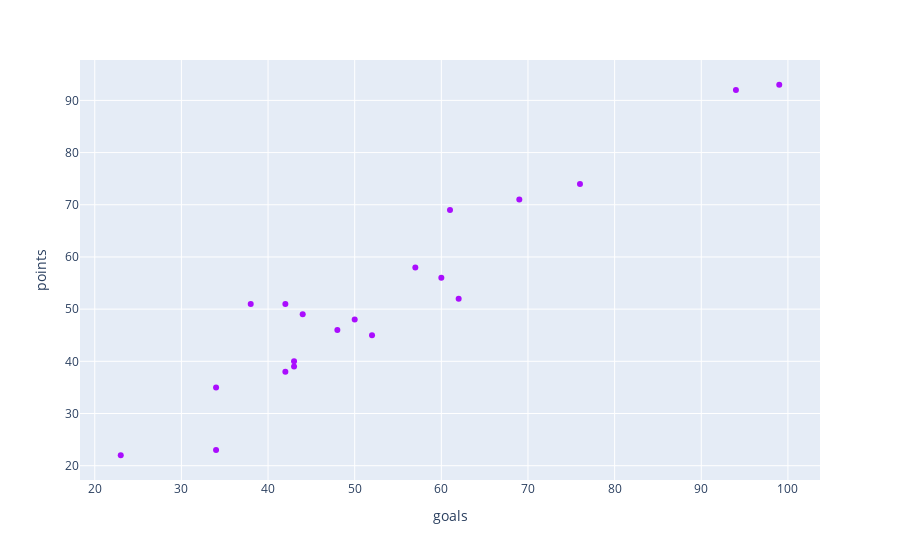

This figure's notebook cell:
### Markdown cell above
### Pass data to scatter function

### Code cell
#represent 2D data (goals & points) 

px.scatter(data_frame=df, x="goals", y="points",
           color_discrete_sequence=px.colors.qualitative.Alphabet)

### Figure 1 — Plotly figure (JSON) as saved in the notebook; plotly's stock layout.template omitted (floating-point values rounded to 4 significant figures)
{"data": [{"hovertemplate": "goals=%{x}<br>points=%{y}<extra></extra>", "legendgroup": "", "marker": {"color": "#AA0DFE", "symbol": "circle"}, "mode": "markers", "name": "", "orientation": "v", "showlegend": false, "type": "scatter", "x": [99, 94, 76, 69, 61, 57, 60, 62, 42, 38, 44, 50, 48, 52, 43, 43, 42, 34, 34, 23], "xaxis": "x", "y": [93, 92, 74, 71, 69, 58, 56, 52, 51, 51, 49, 48, 46, 45, 40, 39, 38, 35, 23, 22], "yaxis": "y"}], "layout": {"autosize": true, "legend": {"tracegroupgap": 0}, "margin": {"t": 60}, "xaxis": {"anchor": "y", "autorange": true, "domain": [0, 1], "range": [18.21, 103.8], "title": {"text": "goals"}, "type": "linear"}, "yaxis": {"anchor": "x", "autorange": true, "domain": [0, 1], "range": [16.5, 98.5], "title": {"text": "points"}, "type": "linear"}}}
